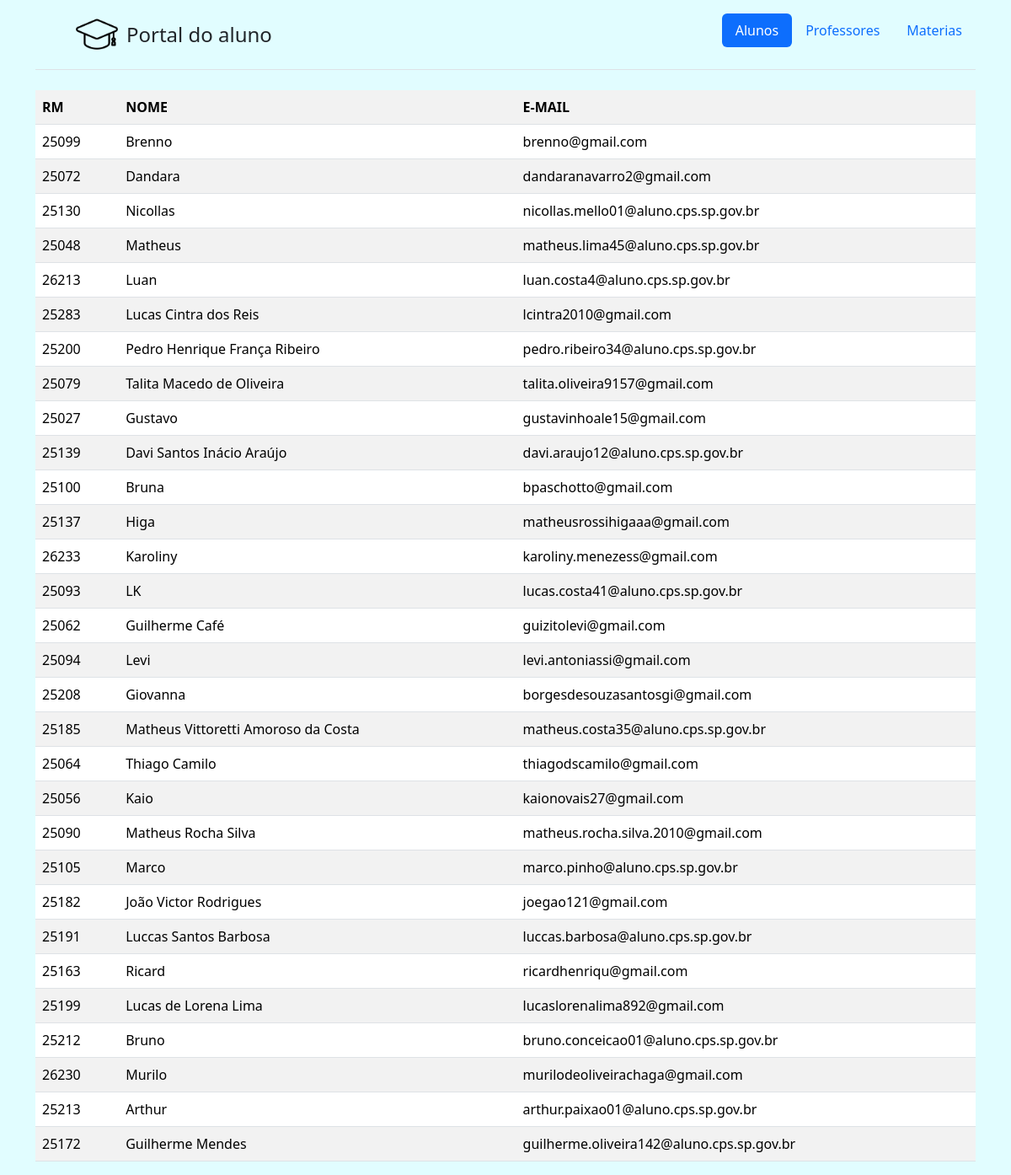
The page / on the database its author committed.
### tables this page shows
create table tb_alunos(
cd_aluno INT NOT NULL auto_increment PRIMARY KEY, 
ds_rm INT NOT NULL,
nm_aluno varchar(80) NOT NULL,
ds_email varchar(120) NOT NULL
);

### index.php (the view, shortened to what this page needs)
<?php
include('inc/conexao.php');
$sql = "SELECT * FROM tb_alunos";
$resultado = $conexao->query($sql);
?>
<!DOCTYPE html>
<html lang="pt-br">
<head>
    <link href="https://cdn.jsdelivr.net/npm/bootstrap@5.3.8/dist/css/bootstrap.min.css" rel="stylesheet">
    <link rel="stylesheet" href="estilo.css">
</head>
<body>
    <div class="container">
        <header class="d-flex flex-wrap justify-content-center py-3 mb-4 border-bottom">
            <a href="#" class="d-flex align-items-center mb-3 mb-md-0 me-md-auto text-dark text-decoration-none">
                <svg class="bi me-2" width="40" height="32">
                    <use xlink:href="index.php"></use>
                </svg>
                <img src="./assets/graduate.png" /><span class="fs-4">Portal do aluno</span>
            </a>
            <ul class="nav nav-pills">
                <li class="nav-item"><a href="index.php" class="nav-link active" aria-current="page">Alunos</a></li>
                <li class="nav-item"><a href="professores.php" class="nav-link">Professores</a></li>
                <li class="nav-item"><a href="materias.php" class="nav-link">Materias</a></li>
            </ul>
        </header>
    </div>
    <div class="container">
        <div class="row">
            <div class="col-sm-12">
                <table class="table table-striped">
                    <tr>
                        <th>RM</th>
                        <th>NOME</th>
                        <th>E-MAIL</th>
                    </tr>
                    <?php
                    if ($resultado->num_rows > 0) {
                        while ($tb_alunos = $resultado->fetch_assoc()) {
                            echo "<tr>";
                            echo "<td>" . $tb_alunos['ds_rm'] . "</td>";
                            echo "<td>" . $tb_alunos['nm_aluno'] . "</td>";
                            echo "<td>" . $tb_alunos['ds_email'] . "</td>";
                            echo "</tr>";
                        }
                    }
                    ?>
                </table>
            </div>
        </div>
    </div>
</body>
</html>

### estilo.css (style rules this page uses)
body { background-color: #e1fdff ; font-size: 16px; }
img { width: 50px; height: 50px; margin-right: 10px; }

### rows shown on the page
tb_alunos: ds_rm "25099", nm_aluno "Brenno", ds_email "brenno@gmail.com"
tb_alunos: ds_rm "25072", nm_aluno "Dandara", ds_email "dandaranavarro2@gmail.com"
tb_alunos: ds_rm "25130", nm_aluno "Nicollas", ds_email "nicollas.mello01@aluno.cps.sp.gov.br"
tb_alunos: ds_rm "25048", nm_aluno "Matheus", ds_email "matheus.lima45@aluno.cps.sp.gov.br"
tb_alunos: ds_rm "26213", nm_aluno "Luan", ds_email "luan.costa4@aluno.cps.sp.gov.br"
tb_alunos: ds_rm "25283", nm_aluno "Lucas Cintra dos Reis", ds_email "lcintra2010@gmail.com"
tb_alunos: ds_rm "25200", nm_aluno "Pedro Henrique França Ribeiro", ds_email "pedro.ribeiro34@aluno.cps.sp.gov.br"
tb_alunos: ds_rm "25079", nm_aluno "Talita Macedo de Oliveira", ds_email "talita.oliveira9157@gmail.com"
tb_alunos: ds_rm "25027", nm_aluno "Gustavo", ds_email "gustavinhoale15@gmail.com"
tb_alunos: ds_rm "25139", nm_aluno "Davi Santos Inácio Araújo", ds_email "davi.araujo12@aluno.cps.sp.gov.br"
tb_alunos: ds_rm "25100", nm_aluno "Bruna", ds_email "bpaschotto@gmail.com"
tb_alunos: ds_rm "25137", nm_aluno "Higa", ds_email "matheusrossihigaaa@gmail.com"
tb_alunos: ds_rm "26233", nm_aluno "Karoliny", ds_email "karoliny.menezess@gmail.com"
tb_alunos: ds_rm "25093", nm_aluno "LK", ds_email "lucas.costa41@aluno.cps.sp.gov.br"
tb_alunos: ds_rm "25062", nm_aluno "Guilherme Café", ds_email "guizitolevi@gmail.com"
tb_alunos: ds_rm "25094", nm_aluno "Levi", ds_email "levi.antoniassi@gmail.com"
tb_alunos: ds_rm "25208", nm_aluno "Giovanna", ds_email "borgesdesouzasantosgi@gmail.com"
tb_alunos: ds_rm "25185", nm_aluno "Matheus Vittoretti Amoroso da Costa", ds_email "matheus.costa35@aluno.cps.sp.gov.br"
tb_alunos: ds_rm "25064", nm_aluno "Thiago Camilo", ds_email "thiagodscamilo@gmail.com"
tb_alunos: ds_rm "25056", nm_aluno "Kaio", ds_email "kaionovais27@gmail.com"
tb_alunos: ds_rm "25090", nm_aluno "Matheus Rocha Silva", ds_email "matheus.rocha.silva.2010@gmail.com"
tb_alunos: ds_rm "25105", nm_aluno "Marco", ds_email "marco.pinho@aluno.cps.sp.gov.br"
tb_alunos: ds_rm "25182", nm_aluno "João Victor Rodrigues", ds_email "joegao121@gmail.com"
tb_alunos: ds_rm "25191", nm_aluno "Luccas Santos Barbosa", ds_email "luccas.barbosa@aluno.cps.sp.gov.br"
tb_alunos: ds_rm "25163", nm_aluno "Ricard", ds_email "ricardhenriqu@gmail.com"
tb_alunos: ds_rm "25199", nm_aluno "Lucas de Lorena Lima", ds_email "lucaslorenalima892@gmail.com"
tb_alunos: ds_rm "25212", nm_aluno "Bruno", ds_email "bruno.conceicao01@aluno.cps.sp.gov.br"
tb_alunos: ds_rm "26230", nm_aluno "Murilo", ds_email "murilodeoliveirachaga@gmail.com"
tb_alunos: ds_rm "25213", nm_aluno "Arthur", ds_email "arthur.paixao01@aluno.cps.sp.gov.br"
tb_alunos: ds_rm "25172", nm_aluno "Guilherme Mendes", ds_email "guilherme.oliveira142@aluno.cps.sp.gov.br"
